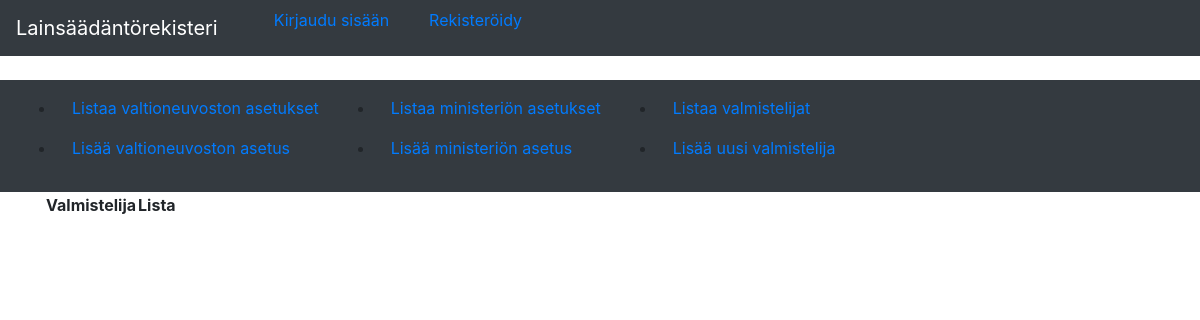
The app's page /valmistelijat/, older data.
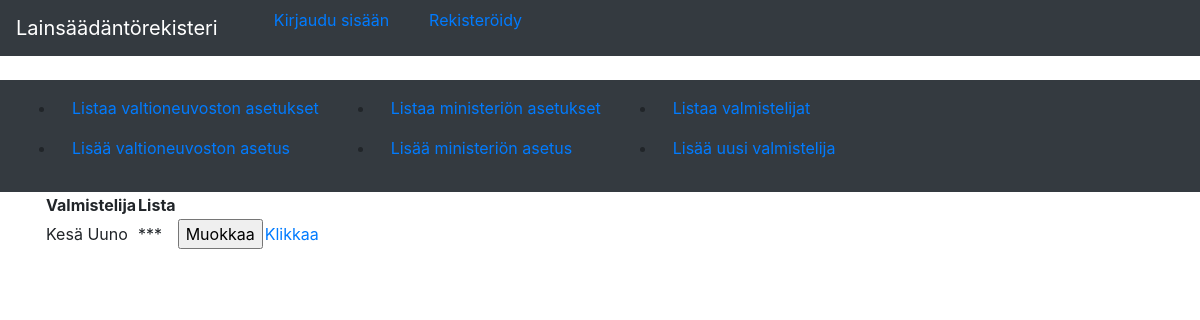
The same page, newer data.
### application/valmistelijat/models.py (models this page shows, shortened)
class Valmistelija(Base):
    name = db.Column(db.String(144), nullable=False)
    done = db.Column(db.Boolean, nullable=False)
    account_id = db.Column(db.Integer, db.ForeignKey('account.id'),
                           nullable=False)

### application/valmistelijat/views.py (the view)
@app.route("/valmistelijat/", methods=["GET"])
def valmistelijat_index():
    return render_template("valmistelijat/list.html", valmistelijat = Valmistelija.query.all())

### application/templates/valmistelijat/list.html
{% extends "layout.html" %}
{% block body %}
  <table>
    <tr>
      <th>Valmistelija</th>
      <th>Lista</th>
      <th></th>
    </tr>
    {% for valmistelija in valmistelijat %}
    <tr>
      <td>{{ valmistelija.name }}</td>
      <td>***</td>
      <td>
	<form method="POST" action="{{ url_for('valmistelija_yksi', valmistelija_id=valmistelija.id) }}">
	  <input type="submit" value="Muokkaa"/>
	</form>
      </td>
      <td><a href="{{ url_for('valmistelijat_yksi', valmistelija_id=valmistelija.id) }}">Klikkaa</a></td>
    </tr>
    {% endfor %}
  </table>
{% endblock %}

Row changes from the older to the newer data that the page shows:
added Valmistelija: name "Kesä Uuno"
